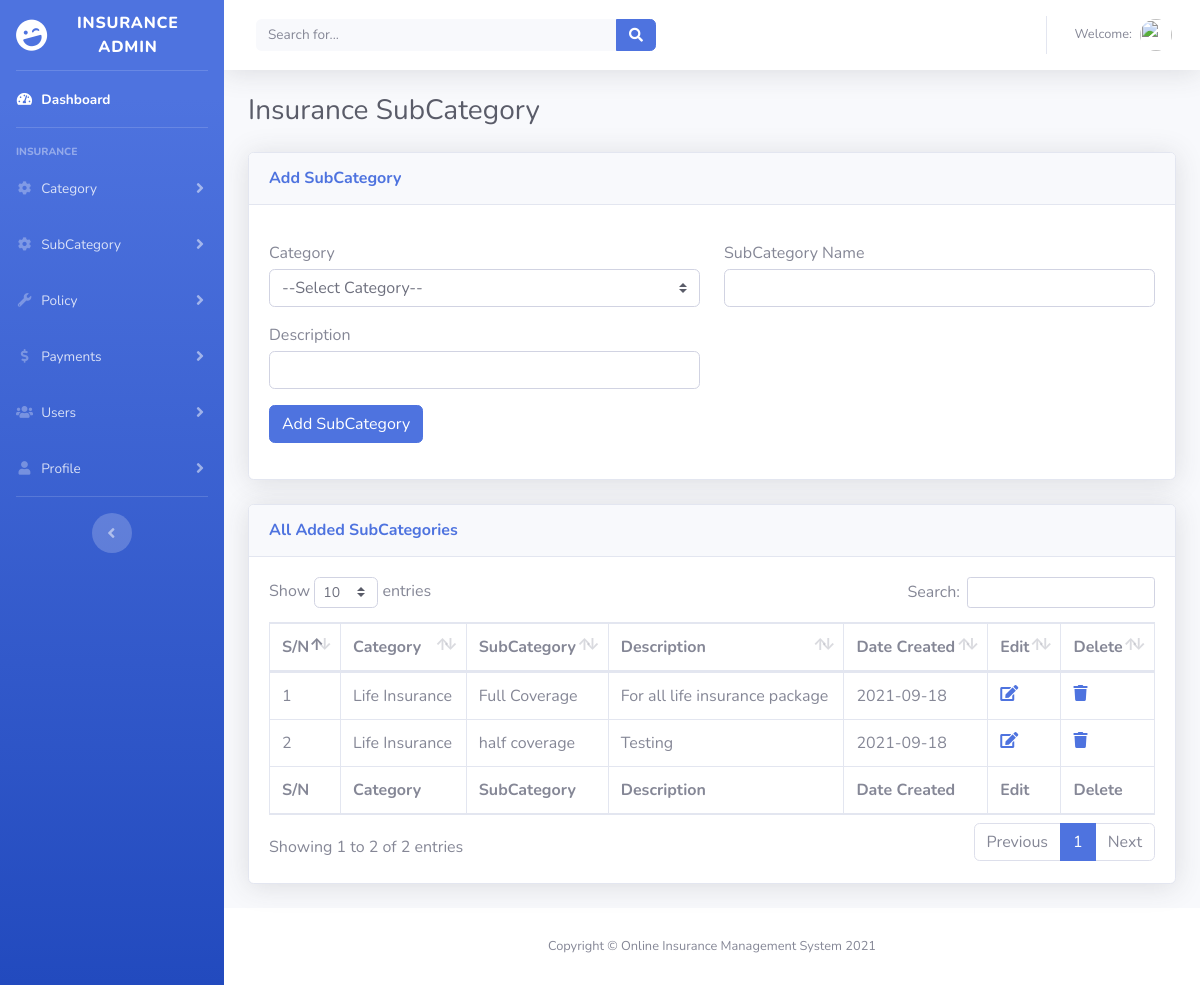
Screenshot of /admin/addSubCategory.php with the database file from the repository.
### tables this page shows
CREATE TABLE `tblsubcategory` (
  `Id` int(10) NOT NULL,
  `categoryId` varchar(10) NOT NULL,
  `subCategoryName` varchar(255) NOT NULL,
  `description` varchar(255) NOT NULL,
  `dateCreated` varchar(50) NOT NULL
);

CREATE TABLE `tblcategory` (
  `Id` int(10) NOT NULL,
  `categoryName` varchar(255) NOT NULL,
  `description` varchar(255) NOT NULL,
  `dateCreated` varchar(50) NOT NULL
);

### admin/addSubCategory.php (the view, shortened to what this page needs)
<?php include_once('../includes/session.php');?>
<!DOCTYPE html>
<html lang="en">
<?php include_once('./includes/header.php');?>
<body id="page-top">
  <div id="wrapper">
    <?php include_once('./includes/sidebar.php');?>
    <div id="content-wrapper" class="d-flex flex-column">
      <div id="content">
        <?php include_once('./includes/topNavBar.php');?>
        <div class="container-fluid">
          <h1 class="h3 mb-4 text-gray-800">Insurance SubCategory</h1>
          <div class="row">
            <div class="col-lg-12">
              <div class="card shadow mb-4">
                <div class="card-header py-3">
                  <h6 class="m-0 font-weight-bold text-primary">Add SubCategory</h6>
                </div>
                <div class="card-body">
                    <form method="Post" action="">
                        <div class="row">
                            <div class="col-6">
                                <div class="form-group">
                                    <label for="cc-exp" class="control-label mb-1">Category</label>
                                    <?php
                                        $query=mysqli_query($con,"select * from tblcategory ORDER BY categoryName ASC");
                                        $count = mysqli_num_rows($query);
                                        if($count > 0){
                                            echo ' <select required name="categoryId" class="custom-select form-control">';
                                            echo'<option value="">--Select Category--</option>';
                                            echo '</select>';
                                        }
                                        ?>
                                </div>
                            </div>
                            <div class="col-6">
                                <div class="form-group">
                                    <label for="cc-exp" class="control-label mb-1">SubCategory Name</label>
                                    <input id="" name="subCategoryName" type="text" class="form-control cc-exp" value="<?php if(isset($rowi['subCategoryName'])){echo $rowi['subCategoryName'];}?>" Required placeholder="">
                                </div>
                            </div>
                        </div>
                        <div class="row">
                            <div class="col-6">
                                <div class="form-group">
                                    <label for="cc-exp" class="control-label mb-1">Description</label>
                                    <input id="" name="description" type="text" class="form-control cc-exp" value="<?php if(isset($rowi['description'])){echo $rowi['description'];}?>" Required placeholder="">
                                </div>
                            </div>
                        </div>
                        <?php if(isset($_GET['editId'])){?>
                            <button type="submit" name="update" class="btn btn-primary">Update SubCategory</button>
                        <?php } else{?>
                            <button type="submit" name="save" class="btn btn-primary">Add SubCategory</button>
                        <?php } ?>
                    </form>
                </div>
            </div>
        </div>
                <div class="col-lg-12">
        <div class="card shadow mb-4">
        <div class="card-header py-3">
            <h6 class="m-0 font-weight-bold text-primary">All Added SubCategories</h6>
        </div>
        <div class="card-body">
        <div class="table-responsive">
        <table class="table table-bordered" id="dataTable" width="100%" cellspacing="0">
            <thead>
            <tr>
                <th>S/N</th>
                <th>Category</th>
                <th>SubCategory</th>
                <th>Description</th>
                <th>Date Created</th>
                <th>Edit</th>
                <th>Delete</th>
            </tr>
            </thead>
            <tfoot>
            <tr>
                <th>S/N</th>
                <th>Category</th>
                <th>SubCategory</th>
                <th>Description</th>
                <th>Date Created</th>
                <th>Edit</th>
                <th>Delete</th>
            </tr>
            </tfoot>
            <tbody>
            <?php
        $ret=mysqli_query($con,"SELECT tblcategory.categoryName,tblsubcategory.Id,tblsubcategory.description,tblsubcategory.subCategoryName,tblsubcategory.dateCreated
         from tblsubcategory
         INNER JOIN tblcategory ON tblcategory.Id = tblsubcategory.categoryId");
        $cnt=1;
        while ($row=mysqli_fetch_array($ret)) {
                    ?>
        <tr>
        <td><?php echo $cnt;?></td>
        <td><?php  echo $row['categoryName'];?></td>
        <td><?php  echo $row['subCategoryName'];?></td>
        <td><?php  echo $row['description'];?></td>
        <td><?php  echo $row['dateCreated'];?></td>
        <td><a href="?editId=<?php echo $row['Id'];?>" title="Edit Details"><i class="fa fa-edit fa-1x"></i></a></td>
        <td><a onclick="return confirm('Are you sure you want to delete?')" href="?delid=<?php echo $row['Id'];?>" title="Delete Category"><i class="fa fa-trash fa-1x"></i></a></td>
        </tr>
        <?php
        $cnt=$cnt+1;
        }?>
            </tbody>
        </table>
        </div>
        </div>
        </div>
        </div>
          </div>
        </div>
      </div>
      <?php include_once('./includes/footer.php');?>
</body>
</html>

### rows the page displays
tblsubcategory: categoryId.categoryName "Life Insurance", subCategoryName "Full Coverage", description "For all life insurance package", dateCreated "2021-09-18"
tblsubcategory: categoryId.categoryName "Life Insurance", subCategoryName "half coverage", description "Testing", dateCreated "2021-09-18"
